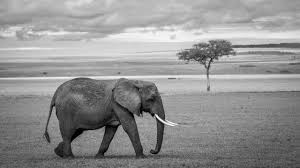
#> input picture imagenes/1.jpeg, 300 x 168 px
$ python test_fourier_color_2d.py
#> lines starting #> are read from the running program, lines starting #| are printed output that depends on the picture
### image_utils/procesamiento.py
# image_utils/procesamiento.py

from PIL import Image
import numpy as np

def elegir_archivo():
    import tkinter as tk
    from tkinter import filedialog
    root = tk.Tk()
    root.withdraw()
    ruta = filedialog.askopenfilename(
        title="Selecciona una imagen",
        filetypes=[("Imágenes", "*.png *.jpg *.jpeg")]
    )
    return ruta

def cargar_imagen(ruta):
    return Image.open(ruta)

# [7 lines left out: function crear_imagen_gris_prueba, not called in this run]

def procesar_imagen_segun_modo_real(img):
    modo_original = img.mode
    if modo_original == 'L':
        return img, True
    if modo_original == 'P':
        paleta = img.getpalette()
        if paleta:
            tripletas = np.array(paleta).reshape(-1,3)
            es_paleta_gris = all((r==g==b) for r,g,b in tripletas)
            if es_paleta_gris:
                return img.convert('L'), True
            else:
                return img.convert('RGB'), False
        else:
            return img.convert('RGB'), False
    if modo_original == 'RGB':
        return img, False
    return img.convert('RGB'), False

def separar_canales_rgb(img):
    r, g, b = img.split()
    return np.array(r), np.array(g), np.array(b)

def a_senal_1d(img_o_np):
    if not isinstance(img_o_np, np.ndarray):
        arr = np.array(img_o_np)
    else:
        arr = img_o_np
    flattened = arr.flatten()
    normalized = 2 * (flattened / 255.0) - 1
    return normalized

### fourier_transform/transform.py
import numpy as np
import matplotlib.pyplot as plt
from scipy.stats import norm


def aplicar_fft(senal_1d):
    return np.fft.fft(senal_1d)


def aplicar_ifft(espectro):
    return np.real(np.fft.ifft(espectro))


def aplicar_fft_2d(matriz):
    return np.fft.fft2(matriz)


def aplicar_ifft_2d(espectro):
    return np.real(np.fft.ifft2(espectro))


# [27 lines left out: functions filtro_gaussiano, aplicar_filtro_gaussiano, mostrar_comparacion_filtro, not called in this run]

### test_fourier_color_2d.py
from image_utils.procesamiento import elegir_archivo, cargar_imagen, procesar_imagen_segun_modo_real, separar_canales_rgb, a_senal_1d
from fourier_transform.transform import aplicar_fft, aplicar_ifft, aplicar_fft_2d, aplicar_ifft_2d
import numpy as np
import matplotlib.pyplot as plt

def prueba_fft_completo():
    ruta = elegir_archivo()
#> the answer given: imagenes/1.jpeg
    if not ruta:
        print("No se seleccionó ninguna imagen.")
        return

    img = cargar_imagen(ruta)
#> in cargar_imagen, returned value is the input picture: PIL image 300x168 RGB; min 0, max 255, mean 146.4
    img_proc, es_gris = procesar_imagen_segun_modo_real(img)
#> es_gris = False

    # Para imagen color: extraer fila media para la señal 1D
    if es_gris:
        arr = np.array(img_proc)
        senal = a_senal_1d(arr[arr.shape[0]//2, :])  # fila media
    else:
        r, g, b = separar_canales_rgb(img_proc)
        senal = a_senal_1d(r[r.shape[0]//2, :])  # fila media canal rojo
#> in a_senal_1d, `arr = img_o_np`: arr = 300 values, max 202 at index 158, min 78 at index 74, mean 159.2
#> in a_senal_1d, `flattened = arr.flatten()`: flattened has the same summary as arr
#> in a_senal_1d, `normalized = 2 * (flattened / 255.0) - 1`: normalized = 300 values, max 0.584 at index 158, min -0.388 at index 74, mean 0.248
#> senal has the same summary as normalized in a_senal_1d

    # Señal 1D y espectro 1D
    espectro_1d = aplicar_fft(senal)
    senal_rec_1d = aplicar_ifft(espectro_1d)
#> senal_rec_1d has the same summary as normalized in a_senal_1d

    # FFT 2D e IFFT 2D para imagen completa
    if es_gris:
        fft_2d = aplicar_fft_2d(arr)
        img_rec_2d = aplicar_ifft_2d(fft_2d)
    else:
        r_fft = aplicar_fft_2d(r)
        g_fft = aplicar_fft_2d(g)
        b_fft = aplicar_fft_2d(b)

        r_rec = aplicar_ifft_2d(r_fft)
        g_rec = aplicar_ifft_2d(g_fft)
        b_rec = aplicar_ifft_2d(b_fft)

        def normalizar(x):
            x = np.clip(x, 0, 255)
            return x.astype(np.uint8)

        img_rec_2d = np.stack((normalizar(r_rec),
                               normalizar(g_rec),
                               normalizar(b_rec)), axis=-1)

    # Graficar resultados
    fig, axs = plt.subplots(2, 3, figsize=(18, 8))

    # Señal original 1D
    axs[0,0].plot(senal, color='blue')
    axs[0,0].set_title('Señal 1D (fila media)')
    axs[0,0].set_xlabel('Índice')
    axs[0,0].set_ylabel('Amplitud')
    axs[0,0].grid(True)

    # Espectro 1D
    n = len(senal)
#> n = 300
    freq = np.arange(n//2)
#> freq = 150 values from 0 to 149
    magnitud = np.abs(espectro_1d[:n//2])
#> magnitud = 150 values, max 74.54 at index 0, min 0.0327 at index 25, mean 2.28
    axs[0,1].plot(freq, magnitud, color='red')
    axs[0,1].set_title('Espectro 1D (mitad positiva)')
    axs[0,1].set_xlabel('Frecuencia')
    axs[0,1].set_ylabel('Magnitud')
    axs[0,1].grid(True)

    # Señal reconstruida 1D
    axs[0,2].plot(senal_rec_1d, color='green')
    axs[0,2].set_title('Señal reconstruida (IFFT)')
    axs[0,2].set_xlabel('Índice')
    axs[0,2].set_ylabel('Amplitud')
    axs[0,2].grid(True)

    # Imagen Original
    axs[1,0].imshow(np.array(img_proc), cmap='gray' if es_gris else None)
    axs[1,0].set_title('Imagen Original')
    axs[1,0].axis('off')

    # Imagen Reconstruida FFT 2D + IFFT 2D
    axs[1,1].imshow(img_rec_2d, cmap='gray' if es_gris else None)
    axs[1,1].set_title('Imagen Reconstruida FFT 2D + IFFT 2D')
    axs[1,1].axis('off')

    axs[1,2].axis('off')  # Celda vacía para balance

    plt.tight_layout()
    plt.show()
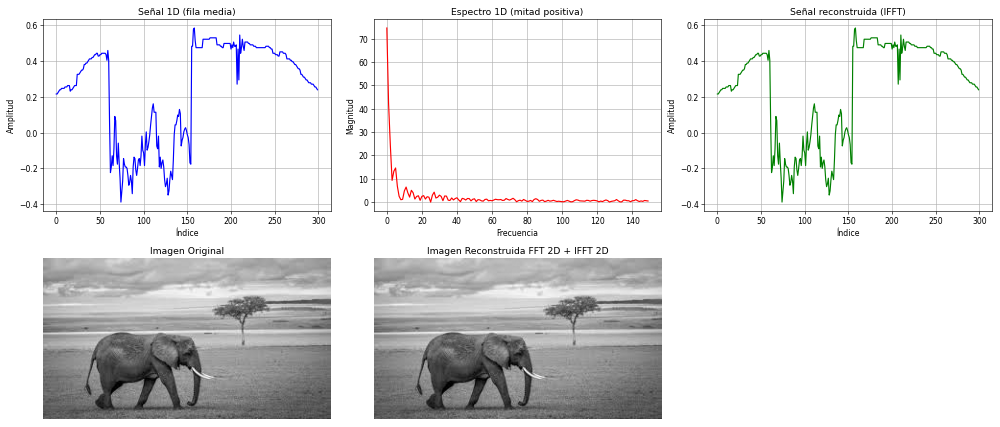
#> figure drawn by matplotlib, 5 panels; panel 1: curve peaks at x = 158, y = 0.584; panel 2: curve peaks at x = 0, y = 74.54; panel 3: curve peaks at x = 158, y = 0.584

if __name__ == '__main__':
    prueba_fft_completo()

$ run again, on imagenes/4.jpeg
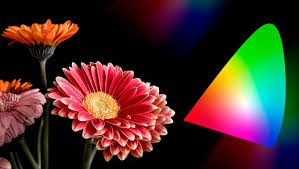
#> input picture imagenes/4.jpeg, 299 x 169 px
#> in cargar_imagen, returned value is the input picture: PIL image 299x169 RGB; mean R, G, B 68.6, 46.4, 40.2
#> es_gris = False
#> in separar_canales_rgb, `r, g, b = img.split()`:
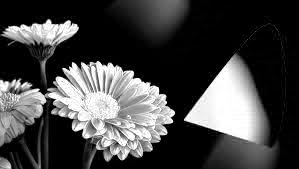
#> r: PIL image 299x169 L; min 0, max 255, mean 68.6
#> in separar_canales_rgb, `r, g, b = img.split()`:
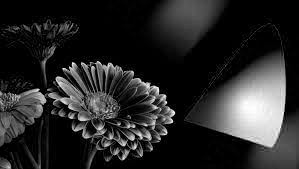
#> b: PIL image 299x169 L; min 0, max 255, mean 40.2
#> arr = 299 values, max 255 at index 24, min 0 at index 39, mean 119.6
#> flattened has the same summary as arr
#> normalized = 299 values, max 1 at index 24, min -1 at index 39, mean -0.0618
#> senal has the same summary as normalized in a_senal_1d
#> senal_rec_1d = 299 values, max 1 at index 81, min -1 at index 180, mean -0.0618
#> n = 299
#> magnitud = 149 values, max 88.6 at index 3, min 0.311 at index 36, mean 7.13

$ run again, on imagenes/2.png
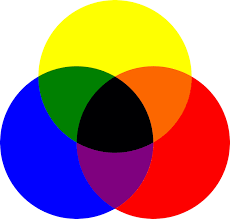
#> input picture imagenes/2.png, 230 x 219 px
#> in cargar_imagen, returned value is the input picture: PIL image 230x219 P; mean R, G, B 169.4, 120, 113.6
#> paleta = 480 values, max 255 at index 0, min 0 at index 8, mean 123.2
#> tripletas = 160 rows, first 8: [255, 255, 255], [254, 255, 1], [253, 1, 0], [1, 1, 255], [0, 0, 2], [252, 103, 0], [127, 1, 127], [0, 128, 1]
#> es_paleta_gris = False
#> in separar_canales_rgb, `r, g, b = img.split()`:
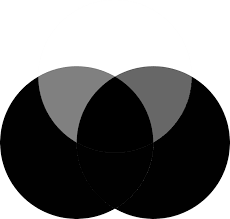
#> g: PIL image 230x219 L; min 0, max 255, mean 120
#> in separar_canales_rgb, `r, g, b = img.split()`:
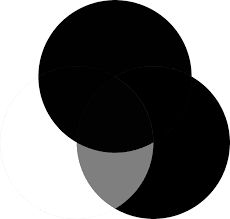
#> b: PIL image 230x219 L; min 0, max 255, mean 113.6
#> arr = 230 values, max 255 at index 0, min 0 at index 46, mean 101.6
#> flattened has the same summary as arr
#> normalized = 230 values, max 1 at index 0, min -1 at index 46, mean -0.203
#> senal has the same summary as normalized in a_senal_1d
#> senal_rec_1d = 230 values, max 1 at index 1, min -1 at index 73, mean -0.203
#> n = 230
#> magnitud = 115 values, max 137.9 at index 1, min 0.193 at index 15, mean 4.79
